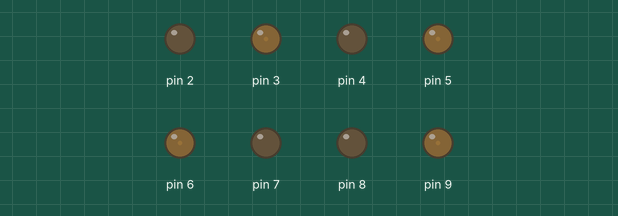
Bench run of a sketch on a simulated Arduino Uno, built with avr-gcc and run on an emulated ATmega328P. On the bench: output pins drawn as LEDs (lit = HIGH). Random numbers use the default seed unless the sketch sets one.

Above: at 4.87 s.
At 11.75 s:
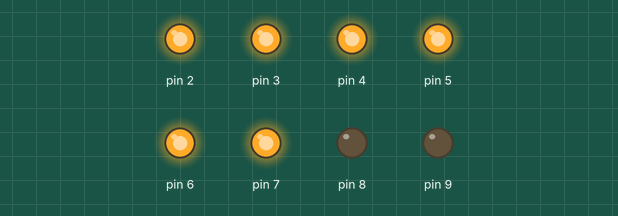
At 14.35 s:
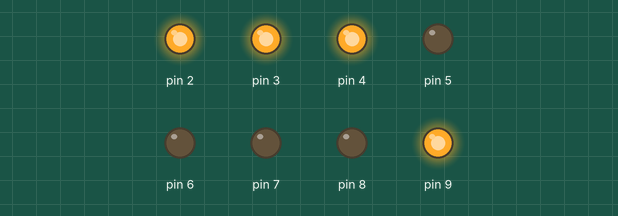
At 27.16 s:
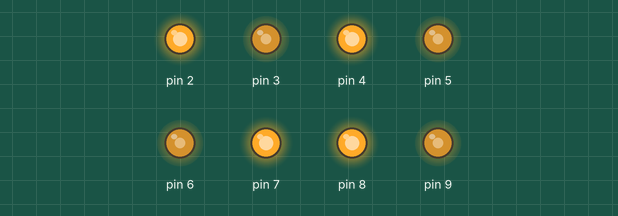
At 33.31 s:
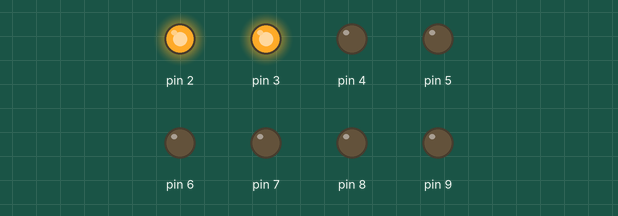
At 39.75 s:
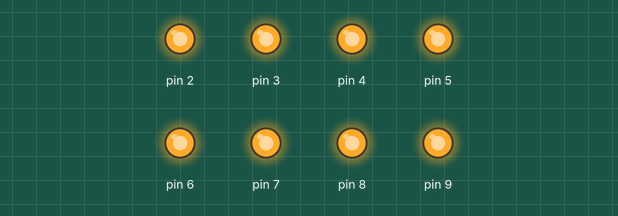
Timing chart, 0 to 40.0 s (numbered marks = the images above):
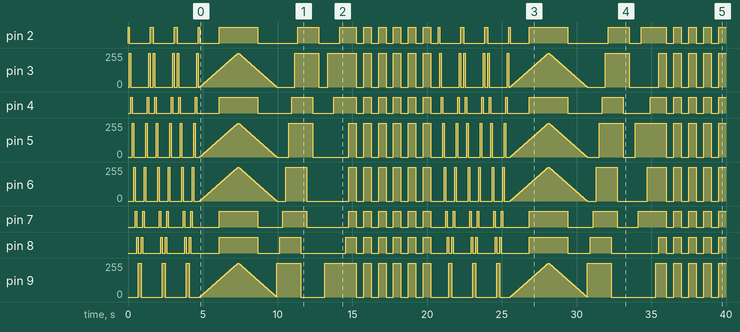

The sketch:

Homework2_Q3.ino
```cpp
void setup() {
  for (int i = 2; i < 10; i++) { //2~9번 핀을 사용함
    pinMode(i, OUTPUT);
  }
}

void loop() {
  int count = 0; // 카운트 변수 초기화

  while (count < 3) { // 세번 반복
    // 왼쪽에서 오른쪽으로 점등
    for (int i = 2; i < 10; i++) {
      digitalWrite(i, HIGH);
      delay(100);
      digitalWrite(i, LOW);
    }

    // 오른쪽에서 왼쪽으로 점등
    for (int i = 9; i >= 2; i--) {
      digitalWrite(i, HIGH);
      delay(100);
      digitalWrite(i, LOW);
    }

    count++; // 카운트 변수 증가
  }


  // 전구 밝기 서서히 높이기
  // ***일부 전구의 밝기가 서서히 조절되지 않았습니다. 접지를 바꾸고 전선을 바꾸거나 꽂는 위치 등을 모두 시도했으나 해결하지 못했습니다. 죄송합니다.
  for (int brightness = 0; brightness <= 255; brightness++) { // 밝기 단계 2^6 단계로 조절
    for (int i = 2; i <= 9; i++) {
      analogWrite(i, brightness);
    }
    delay(10);
  }

  // 전구 밝기 서서히 낮추기
  for (int brightness = 255; brightness >= 0; brightness--) { // 밝기 단계 2^6 단계로 조절
    for (int i = 2; i <= 9; i++) {
      analogWrite(i, brightness);
    }
    delay(10);
  }

  // 왼쪽에서 하나씩 전구 밝히기
  for (int i = 9; i > 1; i -= 1) {
    digitalWrite(i, HIGH);
    delay(200);
  }

  // 오른쪽에서 두 개씩 전구 끄기
  for (int i = 9; i > 1; i -= 2) {
    digitalWrite(i, LOW);
    digitalWrite(i - 1, LOW);
    delay(400);
  }

  // 모든 전구가 켜질 때까지 무작위 순서로 전구 켜기
  for (int i = 0; i < 8; i++) {
    int randLed = random(2, 10);
    digitalWrite(randLed, HIGH);
    delay(200);
  }

  // 모든 전구 켜지게 한 뒤 다섯 번 깜빡이기
  for (int i = 0; i < 6; i++) {
    for (int j = 2; j <= 9; j++) {
      digitalWrite(j, HIGH);
    }
    delay(500);
    for (int j = 2; j <= 9; j++) {
      digitalWrite(j, LOW);
    }
    delay(500);
  }
}
```

Measured:
- by itself, pin 2: LOW → HIGH at 0.00 s, → LOW 0.10 s later, → HIGH 1.4 s later, → LOW 0.20 s later, … (45 changes in this stretch)
- by itself, pin 3: 0/255 → 255/255 at 0.10 s, → 0/255 0.10 s later, → 255/255 1.2 s later, → 0/255 0.10 s later, … (1069 changes in this stretch)
- by itself, pin 4: LOW → HIGH at 0.20 s, → LOW 0.10 s later, → HIGH 1.0 s later, → LOW 0.10 s later, … (53 changes in this stretch)
- by itself, pin 5: 0/255 → 255/255 at 0.30 s, → 0/255 0.10 s later, → 255/255 0.80 s later, → 0/255 0.10 s later, … (1069 changes in this stretch)
- by itself, pin 6: 0/255 → 255/255 at 0.40 s, → 0/255 0.10 s later, → 255/255 0.60 s later, → 0/255 0.10 s later, … (1069 changes in this stretch)
- by itself, pin 7: LOW → HIGH at 0.50 s, → LOW 0.10 s later, → HIGH 0.40 s later, → LOW 0.10 s later, … (53 changes in this stretch)
- by itself, pin 8: LOW → HIGH at 0.60 s, → LOW 0.10 s later, → HIGH 0.20 s later, → LOW 0.10 s later, … (53 changes in this stretch)
- by itself, pin 9: 0/255 → 255/255 at 0.70 s, → 0/255 0.20 s later, → 255/255 1.4 s later, → 0/255 0.20 s later, … (1057 changes in this stretch)
